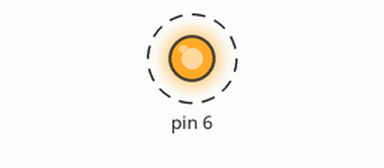
A sketch run on a simulated Arduino Uno, built with avr-gcc and run on an emulated ATmega328P. On the bench: output pins drawn as LEDs (lit = HIGH). Dashed ring = blinking.

Above: at 0.3 s.
Timing chart, 0 to 3.0 s (numbered marks = the images above):
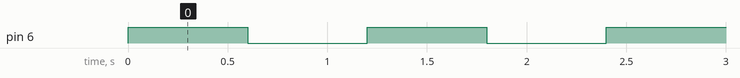

The sketch:

blink.ino
```cpp
void setup() {
  pinMode(6, OUTPUT);
  // put your setup code here, to run once:

}

void loop() {
  digitalWrite(6, HIGH);
  delay(600);
  digitalWrite(6, LOW);
  delay(600);
  // put your main code here, to run repeatedly:

}
```

Measured:
- by itself, pin 6: alternates HIGH for 0.60 s and LOW for 0.60 s
